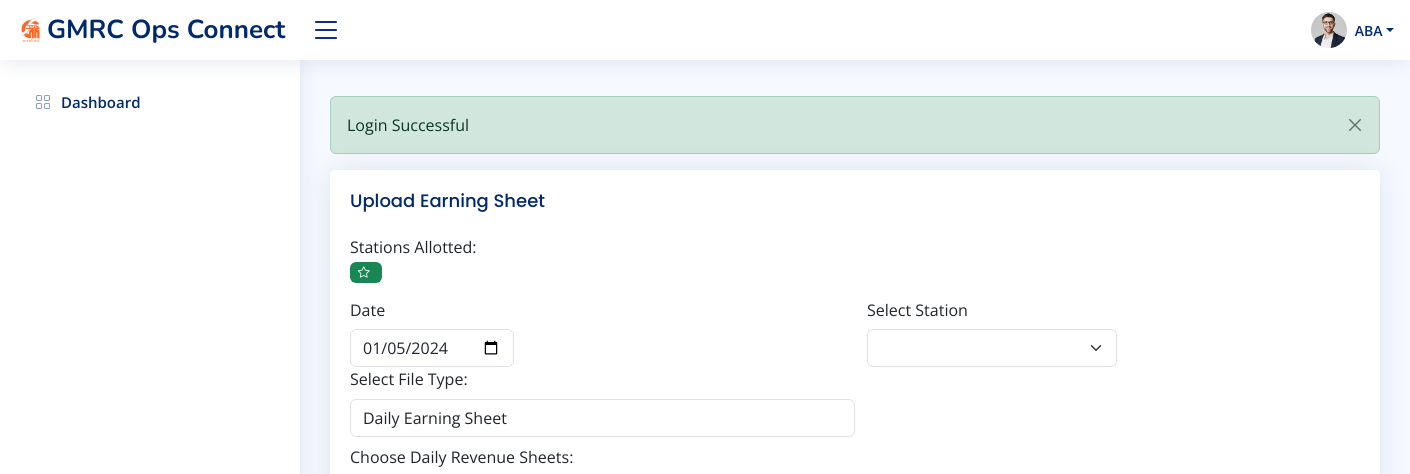
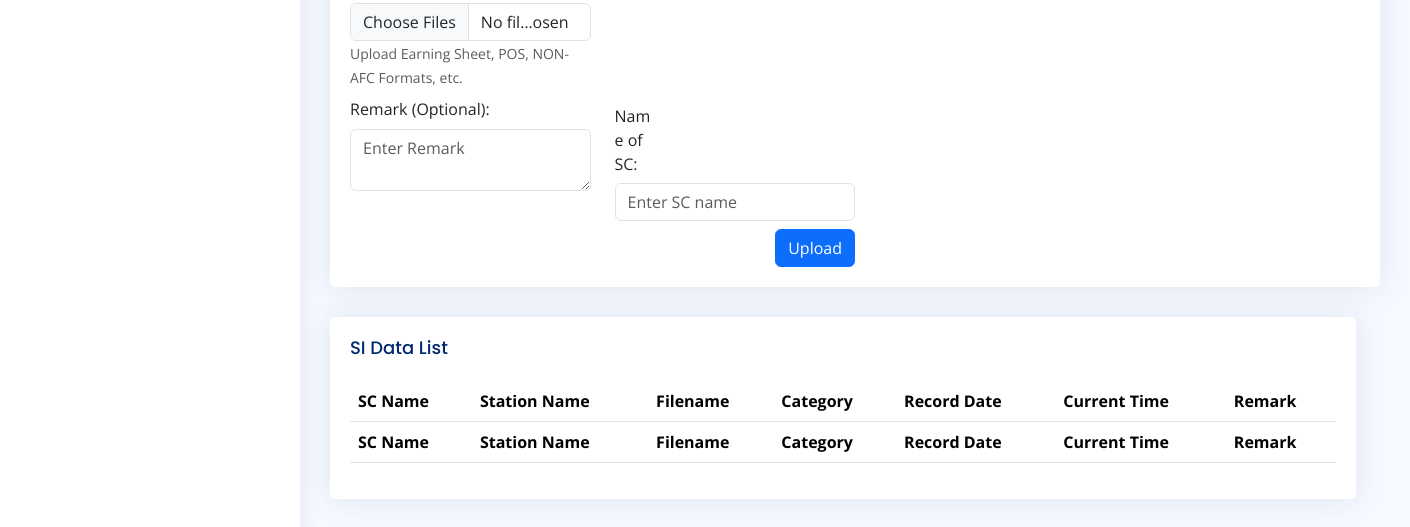
Page /si-list.php?date=2024-01-05 (signed in) on the earlier database version (2 pictures, top to bottom).
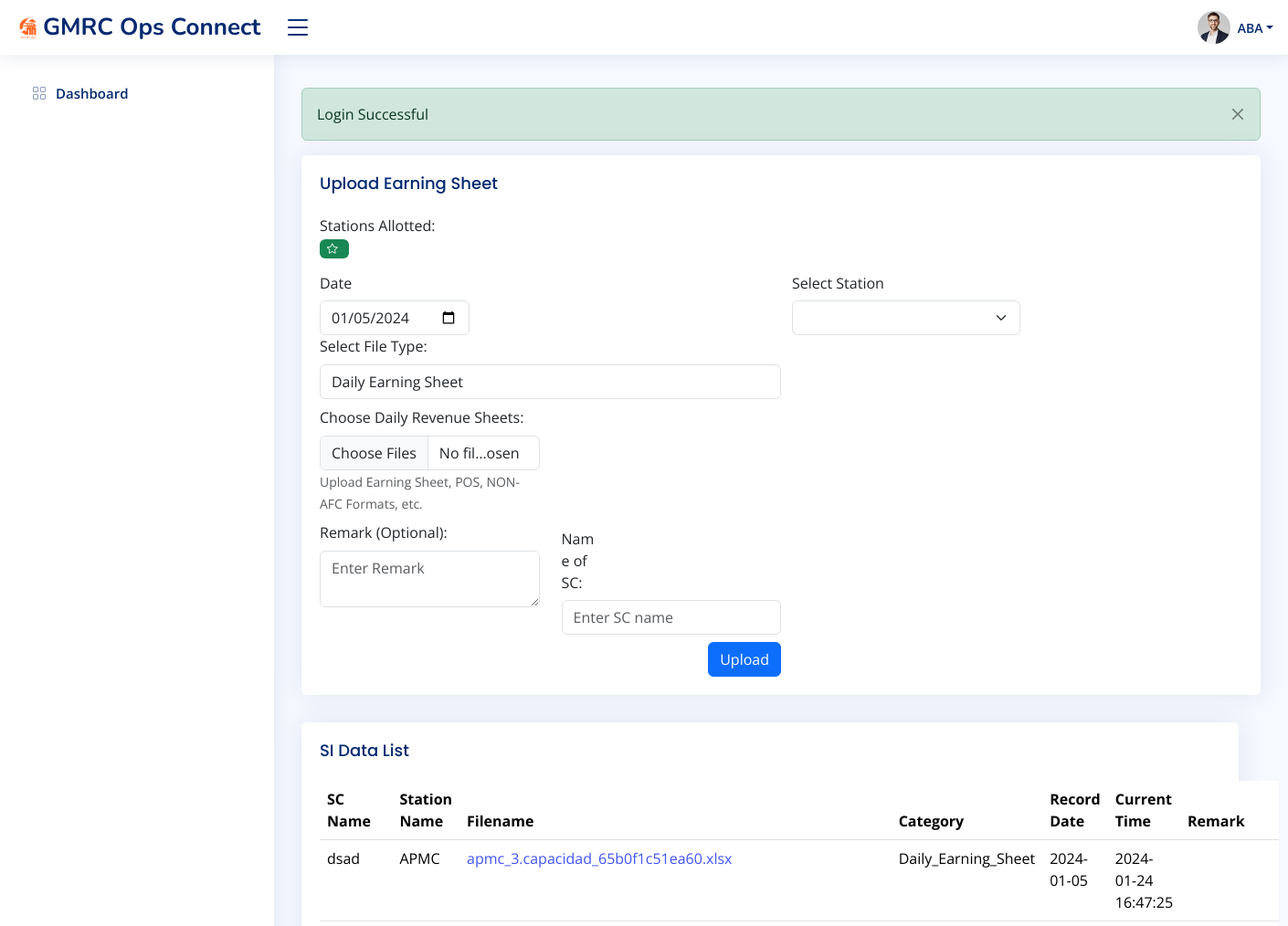
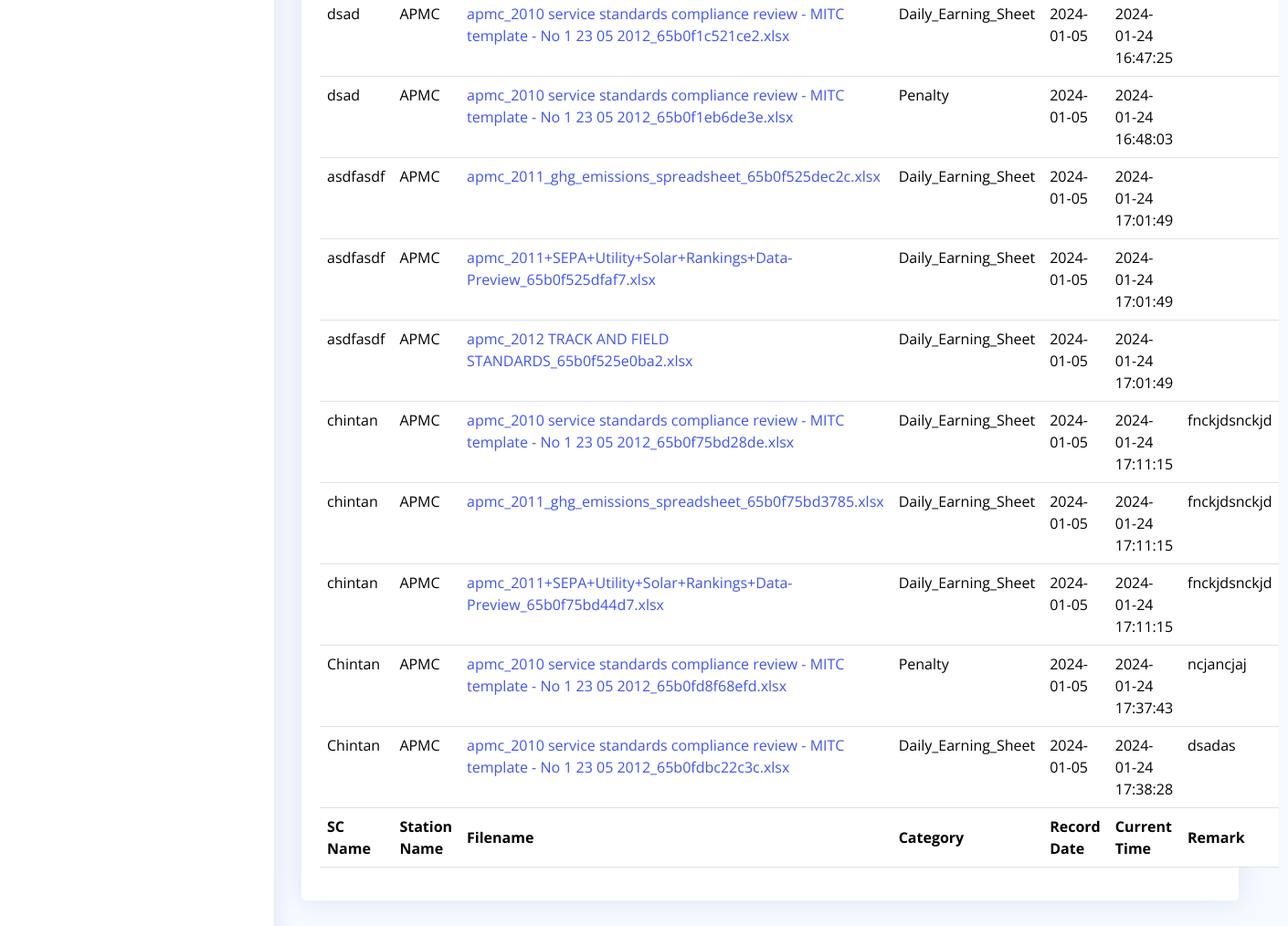
Same page on the later database version (2 pictures, top to bottom).
### tables this page shows
CREATE TABLE `tab_user_details` (
  `id` int(11) UNSIGNED NOT NULL,
  `username` varchar(128) NOT NULL,
  `password` varchar(128) NOT NULL,
  `stationname` varchar(128) NOT NULL,
  `account_type` varchar(50) NOT NULL,
  `stations_allotted` varchar(128) NOT NULL
);

CREATE TABLE `tab_logs_fileupload` (
  `id` int(11) NOT NULL,
  `Sc_Name` varchar(50) DEFAULT NULL,
  `station_name` varchar(50) DEFAULT NULL,
  `file_type` varchar(155) DEFAULT NULL,
  `filename` varchar(256) DEFAULT NULL,
  `size` varchar(50) DEFAULT NULL,
  `record_date` date DEFAULT NULL,
  `current_time` datetime NOT NULL DEFAULT current_timestamp(),
  `upload_by` int(11) DEFAULT NULL,
  `folder_name` varchar(100) DEFAULT NULL,
  `Remark` varchar(200) DEFAULT NULL,
  `log_type` varchar(20) NOT NULL COMMENT 'upload,download'
);

### actions/db.php (called while the page is built, shortened)
<?php
class DatabaseOperation {
    private $servername;
    private $username;
    private $password;
    private $dbname;
    private $conn;
    public function __construct($servername, $username, $password, $dbname) {
        $this->servername = $servername;
        $this->username = $username;
        $this->password = $password;
        $this->dbname = $dbname;
    }
    private function connect() {
        $this->conn = new mysqli($this->servername, $this->username, $this->password, $this->dbname);
    }
    public function query($sql) {
        $result = $this->conn->query($sql);
        return $result;
    }
    public function select($table, $columns = "*", $conditions = array(), $conditionType = "AND", $recordType = 'multiple', $orderBy = null, $whereInConditions = array()) {
    $sql = "SELECT $columns FROM $table";
    if (!empty($conditions)) {
        $sql .= " WHERE ";
        $conditionClauses = [];
        foreach ($conditions as $column => $value) {
            $conditionClauses[] = "$column = '$value'";
        }
        $conditionsString = implode(" $conditionType ", $conditionClauses);
        $sql .= $conditionsString;
    }
    if ($orderBy) {
        $sql .= " ORDER BY $orderBy";
    }
    $result = $this->query($sql);
    $data = [];
    if ($recordType == 'single') {
        $data = $this->fetchAssoc($result);
    } else {
        while ($row = $this->fetchAssoc($result)) {
            $data[] = $row;
        }
    }
    return $data;
}
    public function fetchAssoc($result) {
        return $result->fetch_assoc();
    }
}
$database = new DatabaseOperation("localhost", "root", "", "testdbgmrcrev");
?>

### si-list.php (the view, shortened to what the changed rows need)
<?php include 'layouts/header.php'; ?>
<main id="main" class="main">
  <?php
  $date = (isset($_GET['date'])) ? $_GET['date'] : '';
  $stationName = isset($_GET['stationName']) ? $_GET['stationName'] : '';
  if ($date) {
    if ($stationName) {
      $condition = ['record_date' => $date, 'station_name' => $stationName , 'log_type' => 'upload'];
    } else {
      $condition = ['record_date' => $date];
    };
  } else {
    $condition = [];
  }
  $listArr = $database->select('tab_logs_fileupload', "*", $condition, "AND", 'multiple', 'current_time desc');
  $UserList = $database->select('tab_user_details', "*", ['id' => $_SESSION['user_id']], "AND", 'single', 'id DESC');
  $SessionList = explode(',', $UserList['stations_allotted']);
  ?>
  <div class="pagetitle">
    <section class="section">
      <div class="row">
        <div class="col-lg-12">
          <div class="card">
            <div class="card-body">
              <div class="adw">
                <span> Stations Allotted:</span> <br>
                <?php foreach ($SessionList as $stations) : ?>
                  <?php if ($stations == $stationName) : ?>
                    <span class="badge bg-success"><i class="bi bi-star me-1"></i> <?= strtoupper($stations); ?></span>
                  <?php else : ?>
                    <span class="badge bg-secondary"><i class="bi bi-star me-1"></i> <?= strtoupper($stations); ?></span>
                  <?php endif; ?>
                <?php endforeach; ?>
              </div>
                      <?php foreach ($SessionList as $list) : ?>
                        <option value="<?= $list; ?>" <?php if ($stationName == $list) : ?> selected <?php endif; ?>><?= $list; ?></option>
                      <?php endforeach; ?>
            </div>
          </div>
        </div>
      </div>
      <div class="row">
        <div class="col-lg-12">
          <div class="card">
            <div class="card-body">
              <table class="table  table-responsive" id="myDataTable">
                <thead>
                <tr id="<?= $list['id']; ?>">
                    <th>SC Name </th>
                    <th>Station Name</th>
                    <th>Filename</th>
                    <th>Category</th>
                    <th data-type="date" data-format="YYYY/DD/MM">Record Date</th>
                    <th>Current Time</th>
                    <th>Remark</th>
                  </tr>
                </thead>
                <tbody>
                  <?php foreach ($listArr as $list) :
                    $path = 'actions/scdata/tmp/' . $list['record_date'] . '/' . $list['folder_name'] . '/' . $list['filename'];
                  ?>
                    <tr>
                      <td><?= $list['Sc_Name']; ?></td>
                      <td><?= strtoupper($list['station_name']); ?></td>
                      <td><a href="<?= $path ?>" download target="_balnk"><?= $list['filename']; ?></a></td>
                      <td><?= $list['file_type']; ?></td>
                      <td><?= $list['record_date']; ?></td>
                      <td><?= $list['current_time']; ?></td>
                      <td><?= $list['Remark']; ?></td>
                    </tr>
                  <?php endforeach; ?>
                </tbody>
                <tfoot>
                  <tr>
                    <th>SC Name </th>
                    <th>Station Name</th>
                    <th>Filename</th>
                    <th>Category</th>
                    <th data-type="date" data-format="YYYY/DD/MM">Record Date</th>
                    <th>Current Time</th>
                    <th>Remark</th>
                  </tr>
                </tfoot>
              </table>
            </div>
          </div>
        </div>
      </div>
    </section>
</main>
<?php include 'layouts/footer.php'; ?>

Differences in the rows shown:
added tab_logs_fileupload: Sc_Name "dsad", station_name "APMC", filename "apmc_3.capacidad_65b0f1c51ea60.xlsx", file_type "Daily_Earning_Sheet", record_date "2024-01-05", current_time "2024-01-24 16:47:25"
added tab_logs_fileupload: Sc_Name "dsad", station_name "APMC", filename "apmc_2010 service standards compliance review - MITC template - No 1 23 05 2012_65b0f1c521ce2.xlsx", file_type "Daily_Earning_Sheet", record_date "2024-01-05", current_time "2024-01-24 16:47:25"
added tab_logs_fileupload: Sc_Name "dsad", station_name "APMC", filename "apmc_2010 service standards compliance review - MITC template - No 1 23 05 2012_65b0f1eb6de3e.xlsx", file_type "Penalty", record_date "2024-01-05", current_time "2024-01-24 16:48:03"
added tab_logs_fileupload: Sc_Name "asdfasdf", station_name "APMC", filename "apmc_2011_ghg_emissions_spreadsheet_65b0f525dec2c.xlsx", file_type "Daily_Earning_Sheet", record_date "2024-01-05", current_time "2024-01-24 17:01:49"
added tab_logs_fileupload: Sc_Name "asdfasdf", station_name "APMC", filename "apmc_2011+SEPA+Utility+Solar+Rankings+Data-Preview_65b0f525dfaf7.xlsx", file_type "Daily_Earning_Sheet", record_date "2024-01-05", current_time "2024-01-24 17:01:49"
added tab_logs_fileupload: Sc_Name "asdfasdf", station_name "APMC", filename "apmc_2012 TRACK AND FIELD STANDARDS_65b0f525e0ba2.xlsx", file_type "Daily_Earning_Sheet", record_date "2024-01-05", current_time "2024-01-24 17:01:49"
added tab_logs_fileupload: Sc_Name "chintan", station_name "APMC", filename "apmc_2010 service standards compliance review - MITC template - No 1 23 05 2012_65b0f75bd28de.xlsx", file_type "Daily_Earning_Sheet", record_date "2024-01-05", current_time "2024-01-24 17:11:15", Remark "fnckjdsnckjd"
added tab_logs_fileupload: Sc_Name "chintan", station_name "APMC", filename "apmc_2011_ghg_emissions_spreadsheet_65b0f75bd3785.xlsx", file_type "Daily_Earning_Sheet", record_date "2024-01-05", current_time "2024-01-24 17:11:15", Remark "fnckjdsnckjd"
added tab_logs_fileupload: Sc_Name "chintan", station_name "APMC", filename "apmc_2011+SEPA+Utility+Solar+Rankings+Data-Preview_65b0f75bd44d7.xlsx", file_type "Daily_Earning_Sheet", record_date "2024-01-05", current_time "2024-01-24 17:11:15", Remark "fnckjdsnckjd"
added tab_logs_fileupload: Sc_Name "Chintan", station_name "APMC", filename "apmc_2010 service standards compliance review - MITC template - No 1 23 05 2012_65b0fd8f68efd.xlsx", file_type "Penalty", record_date "2024-01-05", current_time "2024-01-24 17:37:43", Remark "ncjancjaj"
added tab_logs_fileupload: Sc_Name "Chintan", station_name "APMC", filename "apmc_2010 service standards compliance review - MITC template - No 1 23 05 2012_65b0fdbc22c3c.xlsx", file_type "Daily_Earning_Sheet", record_date "2024-01-05", current_time "2024-01-24 17:38:28", Remark "dsadas"
